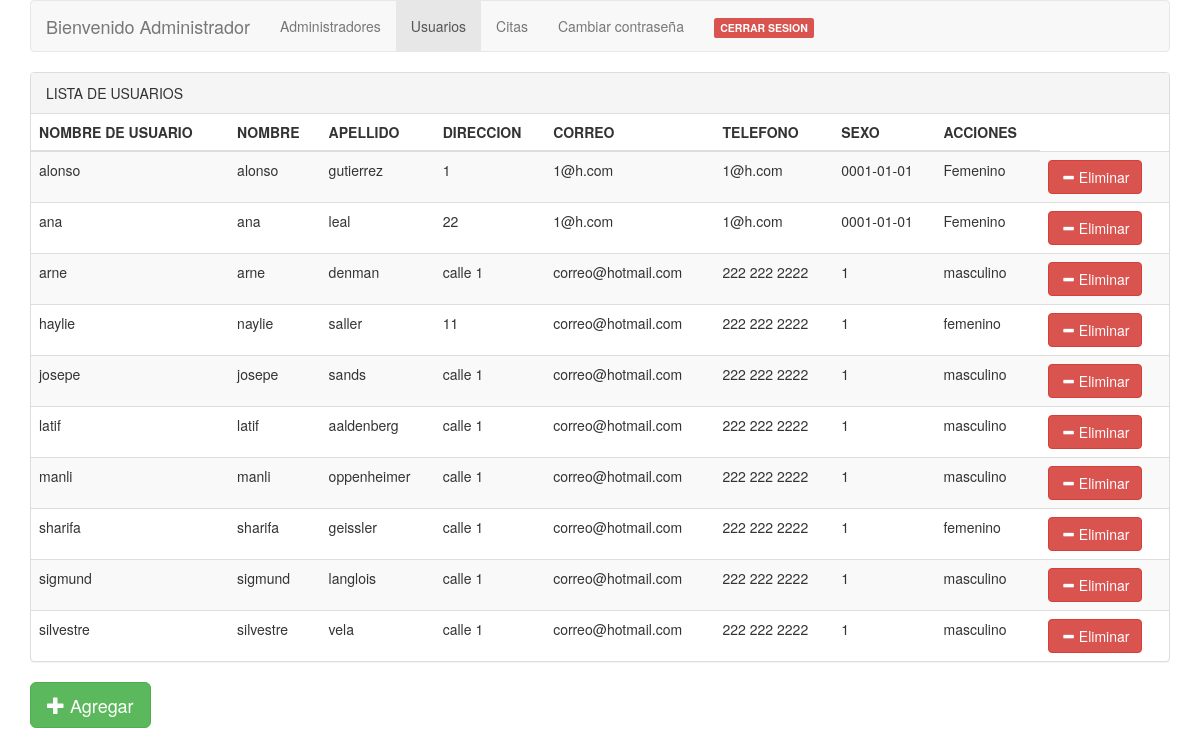
The app's page /usuarios.php with its own data.
### tables this page shows
CREATE TABLE `usuarios` (
  `nombre` varchar(30) NOT NULL,
  `password` varchar(30) NOT NULL,
  `tipo` varchar(30) NOT NULL
);

CREATE TABLE `datosusuario` (
  `idusuario` varchar(30) NOT NULL,
  `cedula` int(11) NOT NULL,
  `nombre` varchar(30) NOT NULL,
  `apellido` varchar(30) NOT NULL,
  `sangre` varchar(30) NOT NULL,
  `direccion` varchar(30) NOT NULL,
  `correo` varchar(30) NOT NULL,
  `telefono` varchar(30) NOT NULL,
  `fecha` varchar(30) NOT NULL,
  `sexo` varchar(30) NOT NULL,
  `regimensubsidiario` varchar(30) NOT NULL,
  `cita` int(11) NOT NULL
);

### usuarios.php (the view, shortened to what this page needs)
<!DOCTYPE html>
<html lang="en">
<head>
	<link href="css/bootstrap.min.css" rel="stylesheet">
</head>
<body>
   <div class="container">
	<nav class="navbar navbar-default">
		<div class="container-fluid">
			<div class="navbar-header">
				<a href="frmadmin.php" class="navbar-brand">Bienvenido Administrador
				</a>
			</div>
			<div class="collapse navbar-collapse" id="miMenu">
				<ul class="nav navbar-nav">
					<li><a href="administradores.php">Administradores</a></li>
					<li class="active"><a href="pacientes.php">Usuarios</a></li>
					<li><a href="citas.php">Citas</a></li>
					<li><a onclick="cambiar();" href="#">Cambiar contraseña</a></li>
					<li><a href="php/cerrarsesion.php"><span class="label label-danger">CERRAR SESION </span></a></li>
				</ul>
			</div>
		</div>
	</nav>
</div>
<div class="container">
<div class="panel panel-default">
    <div class="panel-heading">LISTA DE USUARIOS</div>
	<div class="table-responsive">
		<table class="table table-striped table-hover">
			<thead>
				<tr>
					<th>NOMBRE DE USUARIO</th>
					<th>NOMBRE</th>
					<th>APELLIDO</th>
					<th>DIRECCION</th>
					<th>CORREO</th>
					<th>TELEFONO</th>
					<th>SEXO</th>
					<th>ACCIONES</th>
				</tr>
			</thead>
			<tbody>
				<?php
				     require('php/conexion.php');
				     $result=mysqli_query($conexion,'SELECT nombre FROM usuarios where tipo="usuario"');
				     while ($usuarios=mysqli_fetch_array($result)){
						 $id=$usuarios['nombre'];
					 $result2=mysqli_query($conexion,"SELECT * FROM datosusuario where idusuario='$id'");
					 $dato=mysqli_fetch_array($result2);
					 echo "<tr><td id='id:$id' class='cam_editable'>".$usuarios['nombre']."</td>";
				     echo "<td id='nombre:$id' class='cam_editable' contenteditable='true'>".$dato['nombre']."</td>";
					 echo "<td id='apellido:$id' class='cam_editable' contenteditable='true'>".$dato['apellido']."</td>";
					 echo "<td id='direccion:$id' class='cam_editable' contenteditable='true'>".$dato['direccion']."</td>";
					 echo "<td id='correo:$id' class='cam_editable' contenteditable='true'>".$dato['correo']."</td>";
					 echo "<td id='telefono:$id' class='cam_editable' contenteditable='true'>".$dato['telefono']."</td>";
					 echo "<td id='fecha:$id' class='cam_editable' contenteditable='true'>".$dato['fecha']."</td>";
					 echo "<td id='sexo:$id' class='cam_editable' contenteditable='true'>".$dato['sexo']."</td>";
				     echo"<td id='$id' button='true'><button type='button' class='btn btn-danger'><span class='glyphicon glyphicon-minus'></span> Eliminar</button></td>";
					 echo"</tr>";
					 }
				?>
			</tbody>
		</table>
	</div>
	</div>
	<button type="button" onclick="ventananuevo();" class="btn btn-success btn-lg" >
          <span class="glyphicon glyphicon-plus" aria-hidden="true"></span> Agregar
    </button>
	</div>
</body>

### records on screen
usuarios: nombre "alonso", datosusuario.nombre "alonso", datosusuario.apellido "gutierrez", datosusuario.direccion "1", datosusuario.correo "1@h.com", datosusuario.telefono "1@h.com", datosusuario.fecha "0001-01-01", datosusuario.sexo "Femenino"
usuarios: nombre "ana", datosusuario.nombre "ana", datosusuario.apellido "leal", datosusuario.direccion "22", datosusuario.correo "1@h.com", datosusuario.telefono "1@h.com", datosusuario.fecha "0001-01-01", datosusuario.sexo "Femenino"
usuarios: nombre "arne", datosusuario.nombre "arne", datosusuario.apellido "denman", datosusuario.direccion "calle 1", datosusuario.correo "correo@hotmail.com", datosusuario.telefono "222 222 2222", datosusuario.fecha "1", datosusuario.sexo "masculino"
usuarios: nombre "haylie", datosusuario.nombre "naylie", datosusuario.apellido "saller", datosusuario.direccion "11", datosusuario.correo "correo@hotmail.com", datosusuario.telefono "222 222 2222", datosusuario.fecha "1", datosusuario.sexo "femenino"
usuarios: nombre "josepe", datosusuario.nombre "josepe", datosusuario.apellido "sands", datosusuario.direccion "calle 1", datosusuario.correo "correo@hotmail.com", datosusuario.telefono "222 222 2222", datosusuario.fecha "1", datosusuario.sexo "masculino"
usuarios: nombre "latif", datosusuario.nombre "latif", datosusuario.apellido "aaldenberg", datosusuario.direccion "calle 1", datosusuario.correo "correo@hotmail.com", datosusuario.telefono "222 222 2222", datosusuario.fecha "1", datosusuario.sexo "masculino"
usuarios: nombre "manli", datosusuario.nombre "manli", datosusuario.apellido "oppenheimer", datosusuario.direccion "calle 1", datosusuario.correo "correo@hotmail.com", datosusuario.telefono "222 222 2222", datosusuario.fecha "1", datosusuario.sexo "masculino"
usuarios: nombre "sharifa", datosusuario.nombre "sharifa", datosusuario.apellido "geissler", datosusuario.direccion "calle 1", datosusuario.correo "correo@hotmail.com", datosusuario.telefono "222 222 2222", datosusuario.fecha "1", datosusuario.sexo "femenino"
usuarios: nombre "sigmund", datosusuario.nombre "sigmund", datosusuario.apellido "langlois", datosusuario.direccion "calle 1", datosusuario.correo "correo@hotmail.com", datosusuario.telefono "222 222 2222", datosusuario.fecha "1", datosusuario.sexo "masculino"
usuarios: nombre "silvestre", datosusuario.nombre "silvestre", datosusuario.apellido "vela", datosusuario.direccion "calle 1", datosusuario.correo "correo@hotmail.com", datosusuario.telefono "222 222 2222", datosusuario.fecha "1", datosusuario.sexo "masculino"
